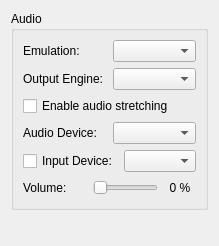
<?xml version="1.0" encoding="UTF-8"?>
<ui version="4.0">
 <class>ConfigureAudio</class>
 <widget class="QWidget" name="ConfigureAudio">
  <property name="geometry">
   <rect>
    <x>0</x>
    <y>0</y>
    <width>188</width>
    <height>246</height>
   </rect>
  </property>
  <layout class="QVBoxLayout">
   <item>
    <widget class="QGroupBox" name="groupBox">
     <property name="title">
      <string>Audio</string>
     </property>
     <layout class="QVBoxLayout">
      <item>
       <layout class="QHBoxLayout" name="horizontalLayout_emulation">
        <property name="bottomMargin">
         <number>0</number>
        </property>
        <item>
         <widget class="QLabel" name="label_emulation">
          <property name="text">
           <string>Emulation:</string>
          </property>
         </widget>
        </item>
        <item>
         <widget class="QComboBox" name="emulation_combo_box"/>
        </item>
       </layout>
      </item>
      <item>
       <layout class="QHBoxLayout">
        <item>
         <widget class="QLabel" name="label1">
          <property name="text">
           <string>Output Engine:</string>
          </property>
         </widget>
        </item>
        <item>
         <widget class="QComboBox" name="output_sink_combo_box"/>
        </item>
       </layout>
      </item>
      <item>
       <widget class="QCheckBox" name="toggle_audio_stretching">
        <property name="toolTip">
         <string>This post-processing effect adjusts audio speed to match emulation speed and helps prevent audio stutter. This however increases audio latency.</string>
        </property>
        <property name="text">
         <string>Enable audio stretching</string>
        </property>
       </widget>
      </item>
      <item>
       <layout class="QHBoxLayout">
        <item>
         <widget class="QLabel" name="label2">
          <property name="text">
           <string>Audio Device:</string>
          </property>
         </widget>
        </item>
        <item>
         <widget class="QComboBox" name="audio_device_combo_box"/>
        </item>
       </layout>
      </item>
      <item>
       <layout class="QHBoxLayout" name="horizontalLayout">
        <item>
         <widget class="QCheckBox" name="enable_input_device">
          <property name="text">
           <string>Input Device:</string>
          </property>
         </widget>
        </item>
        <item>
         <widget class="QComboBox" name="input_device_combo_box"/>
        </item>
       </layout>
      </item>
      <item>
       <layout class="QHBoxLayout" name="horizontalLayout_2">
        <property name="topMargin">
         <number>0</number>
        </property>
        <item>
         <widget class="QLabel" name="label">
          <property name="text">
           <string>Volume:</string>
          </property>
         </widget>
        </item>
        <item>
         <spacer name="horizontalSpacer">
          <property name="orientation">
           <enum>Qt::Horizontal</enum>
          </property>
          <property name="sizeHint" stdset="0">
           <size>
            <width>40</width>
            <height>20</height>
           </size>
          </property>
         </spacer>
        </item>
        <item>
         <widget class="QSlider" name="volume_slider">
          <property name="sizePolicy">
           <sizepolicy hsizetype="Expanding" vsizetype="Fixed">
            <horstretch>0</horstretch>
            <verstretch>0</verstretch>
           </sizepolicy>
          </property>
          <property name="maximum">
           <number>100</number>
          </property>
          <property name="pageStep">
           <number>10</number>
          </property>
          <property name="orientation">
           <enum>Qt::Horizontal</enum>
          </property>
         </widget>
        </item>
        <item>
         <widget class="QLabel" name="volume_indicator">
          <property name="minimumSize">
           <size>
            <width>32</width>
            <height>0</height>
           </size>
          </property>
          <property name="text">
           <string>0 %</string>
          </property>
          <property name="alignment">
           <set>Qt::AlignCenter</set>
          </property>
         </widget>
        </item>
       </layout>
      </item>
     </layout>
    </widget>
   </item>
   <item>
    <spacer>
     <property name="orientation">
      <enum>Qt::Vertical</enum>
     </property>
     <property name="sizeHint" stdset="0">
      <size>
       <width>167</width>
       <height>55</height>
      </size>
     </property>
    </spacer>
   </item>
  </layout>
 </widget>
 <resources/>
 <connections/>
</ui>
